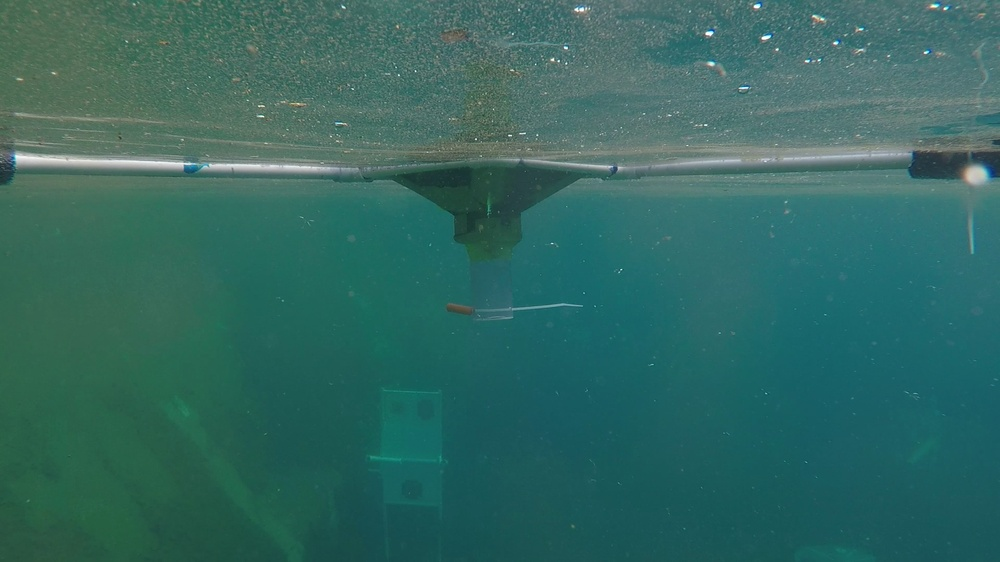
#> input picture preprocessing/preprocessingImages/float-0157.jpg, 1000 x 562 px, shrunk from 1920 x 1080 before the run
$ python bilateralFilter.py
#> lines starting #> are read from the running program, lines starting #| are printed output that depends on the picture
import cv2
import numpy as np
from matplotlib import pyplot as plt
from PIL import Image
import PIL

image_name = 'float-0157'
imgb = cv2.imread(image_name + '.jpg')
#> imgb is the input picture: shape (562, 1000, 3); mean B, G, R 97.9, 104.4, 50.7

d = 50
intensity = 85
space = 1000

#possible triplet for the bilaterial filter
#(d, intensity, space) = (50, 85, 500), (50,85,1000), (60, 90, 500), (60, 90, 1000),
# (60, 90, 5000), (80, 85, 500), (80, 85, 1000), (80, 90, 70), (90, 85, 130)

#filtering
bilateral = cv2.bilateralFilter(imgb, d, intensity, space)
cv2.imwrite('test.jpg', bilateral)

img = cv2.imread('test.jpg', 0)
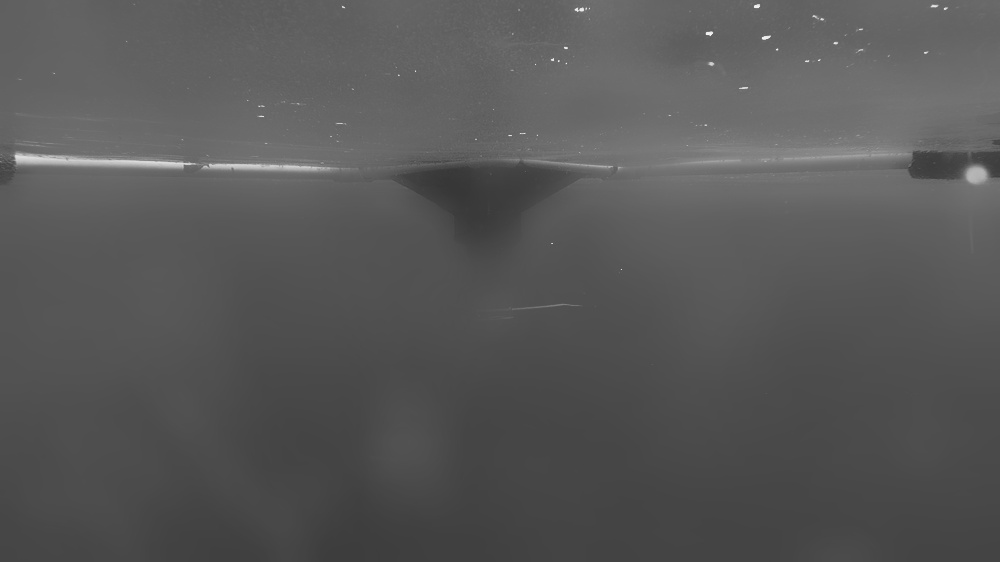
#> img: shape (562, 1000); min 54, max 244, mean 87.4

#obtain the threshold for Canny using the grayscale image
img_grayscale = cv2.cvtColor(imgb, cv2.COLOR_BGR2GRAY)
v = np.median(img_grayscale)
#> v = 84
sigma = 0.33
lower_thresh = int(max(0, (1.0-sigma) * v))
#> lower_thresh = 56
upper_thresh = int(min(255, (1 + sigma) * v))
#> upper_thresh = 111
#cv2.imwrite('gray.jpg', img_grayscale)

#get the edge
edges = cv2.Canny(imgb, lower_thresh, upper_thresh)
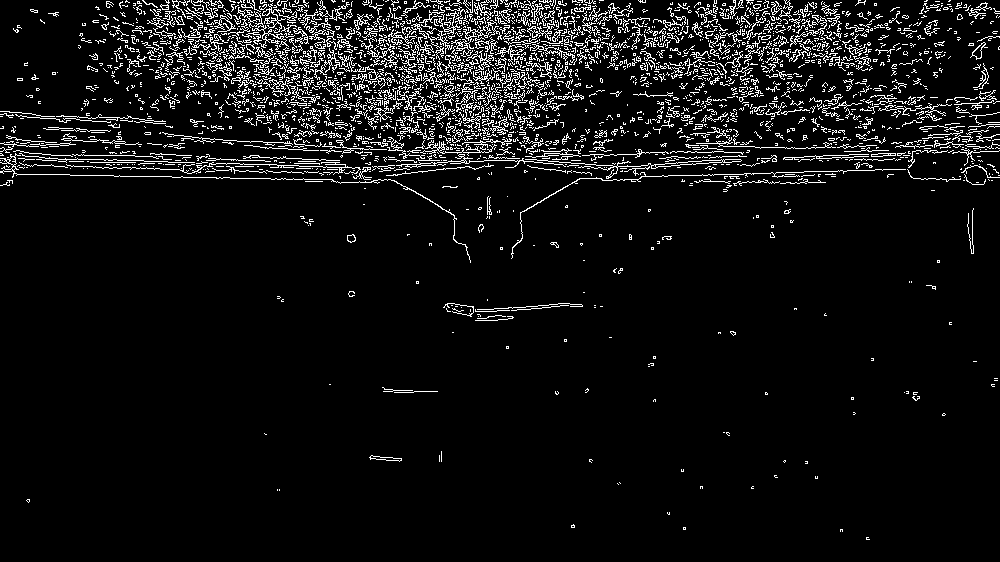
#> edges: shape (562, 1000); 6.8% white in thin lines or dots
edgesimg2 = PIL.Image.fromarray(edges)
edgesimg2.save(image_name + '-' + str(d) + ', ' + str(intensity) + ', ' + str(space) + '.jpg')
